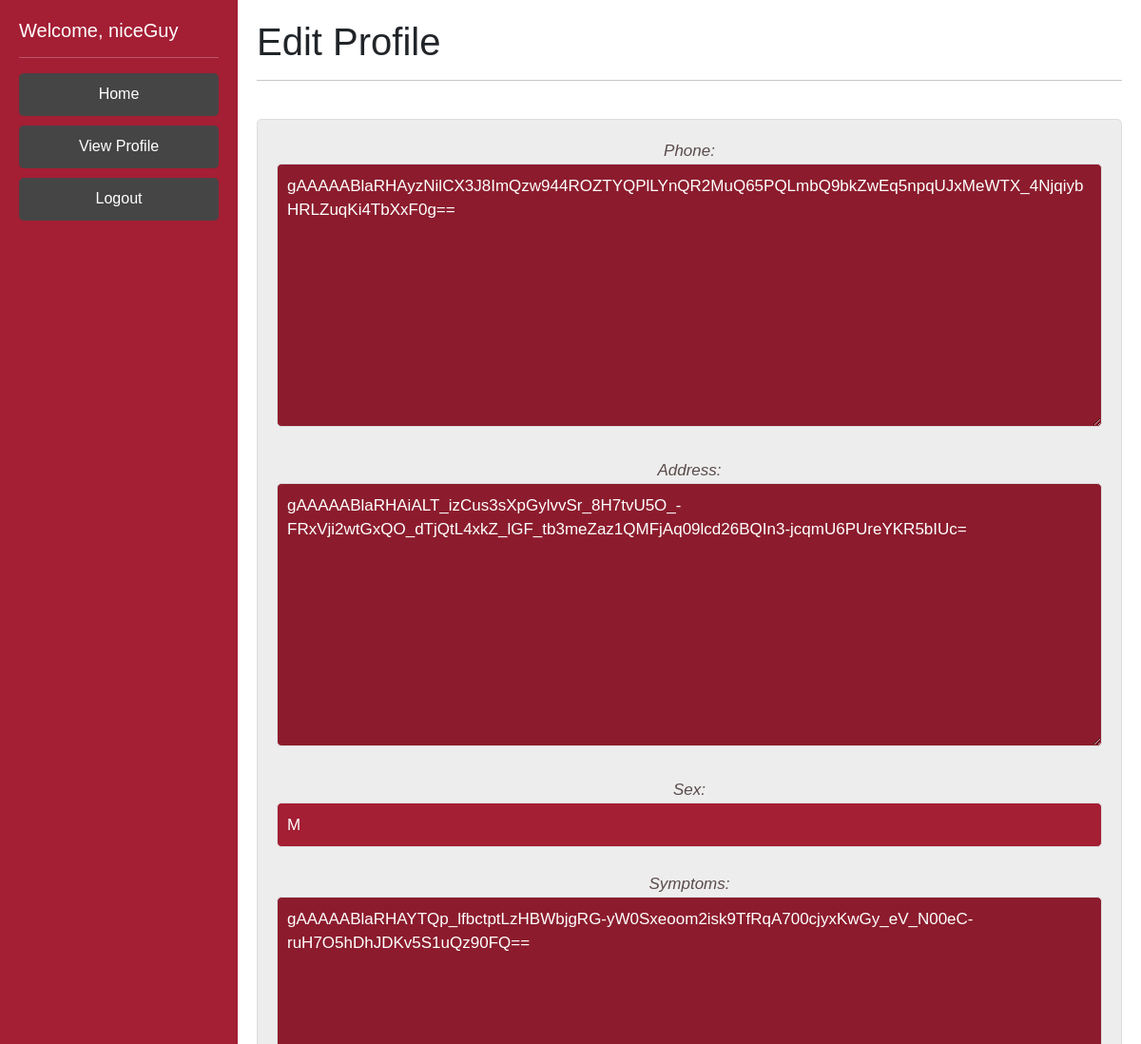
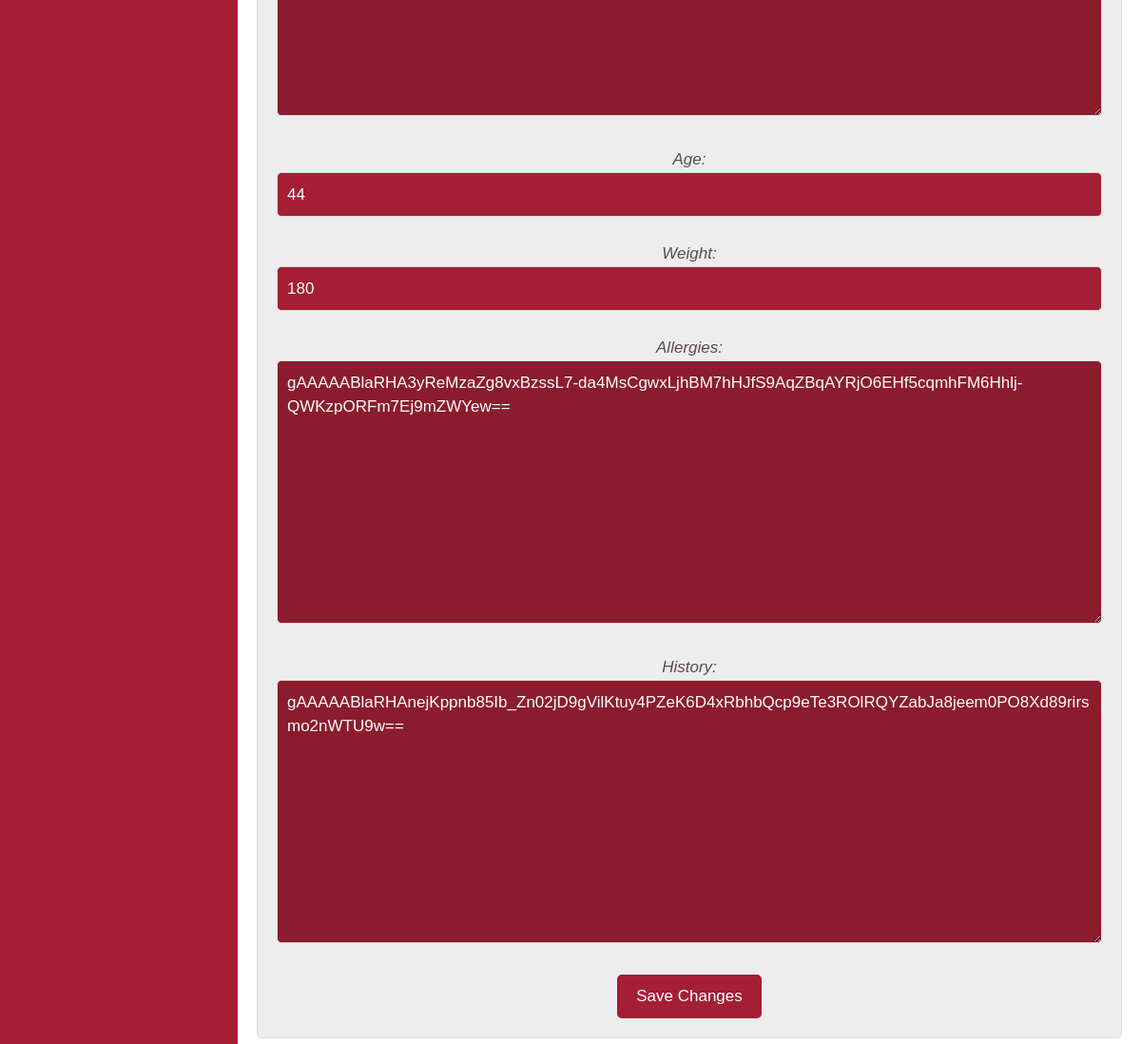
The app's page /editProfilePatient (signed in), older data (2 pictures, top to bottom).
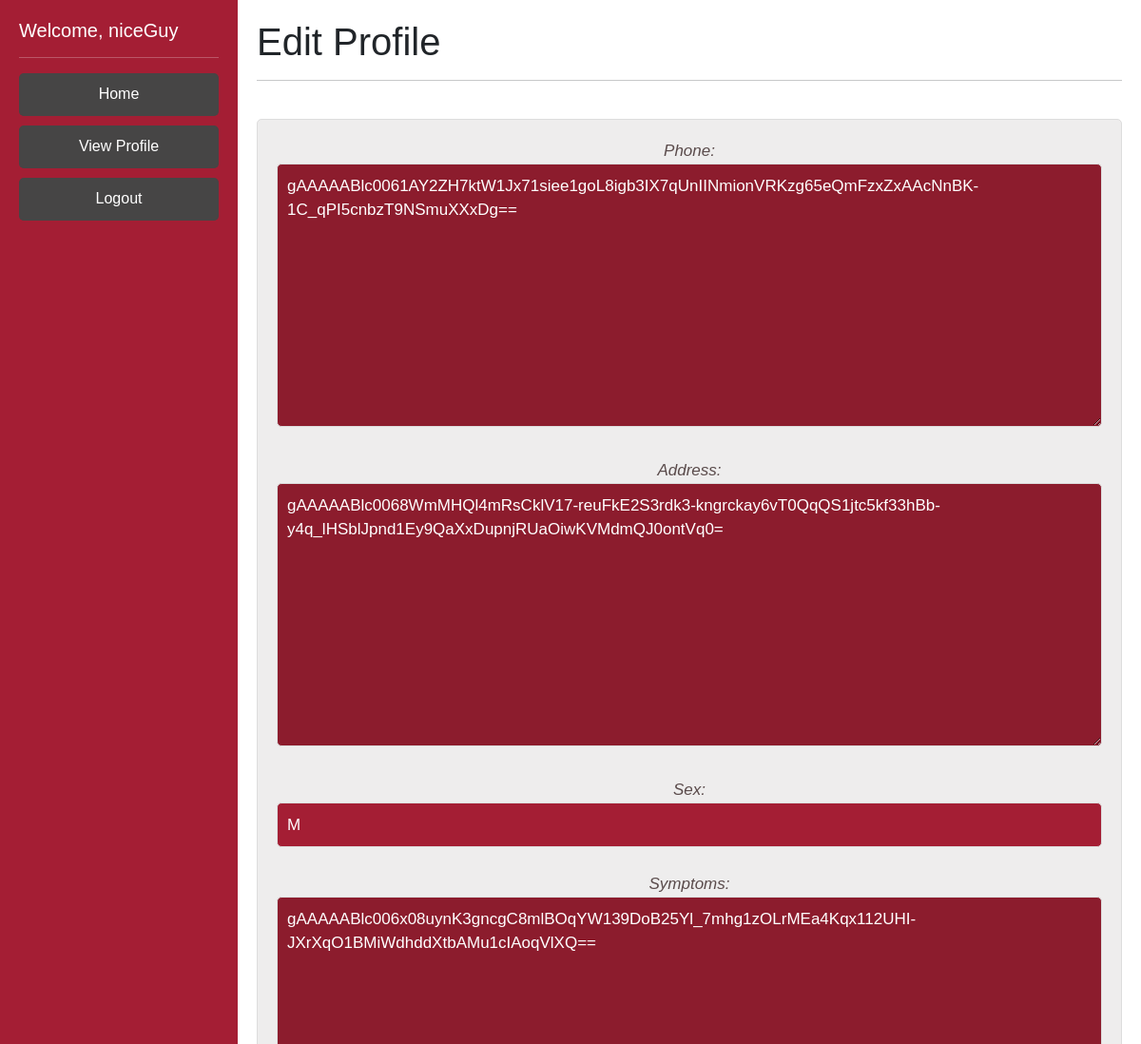
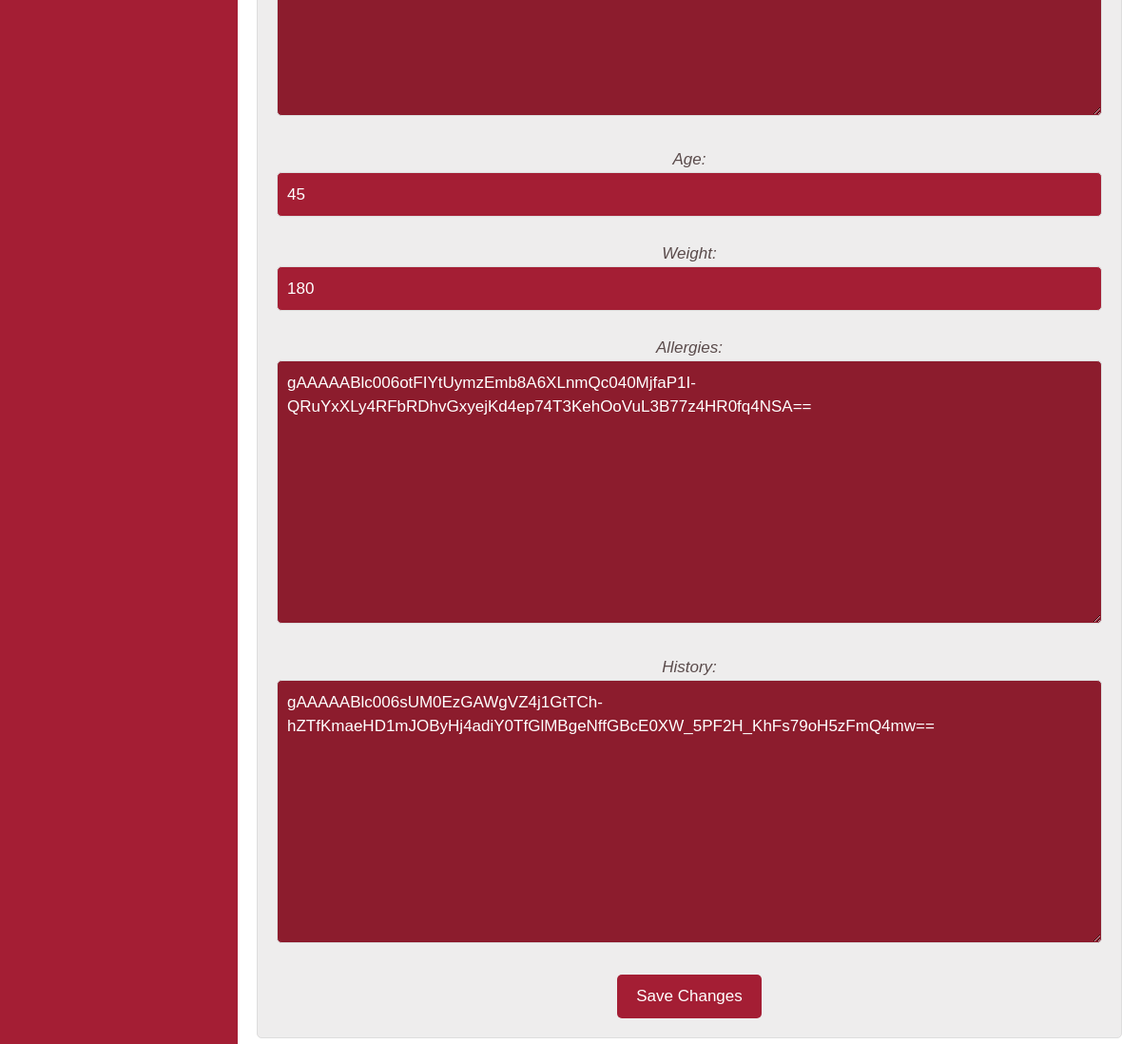
The same page, newer data (2 pictures, top to bottom).
### DoctorPortal/models.py (models this page shows, shortened)
class Patient(AbstractBaseUser):
    phone = EncryptedIntegerField() # 1 (999)-999-9999 11 long
    ssn = EncryptedCharField(unique=True, max_length=9) #ssn should be unique
    address = EncryptedCharField(max_length=200, default= '')
    username = models.CharField(max_length=100, default = '', unique=True)
    password = EncryptedCharField(max_length=25, default='')
    createdAt = EncryptedDateTimeField(auto_now_add=True) # time the patient was created
    lastUpdated = EncryptedDateTimeField(auto_now=True) # time the patient info was last edited
    fname = models.CharField(max_length=50)
    lname = EncryptedCharField(max_length=50)
    sex = models.CharField(max_length=1) # M or F
    symptoms = EncryptedTextField(default='na') #large body of text
    age = models.PositiveIntegerField(validators=[MaxValueValidator(130), MinValueValidator(0)], default=None) # 0 - 130 yrs old
    weight = models.PositiveIntegerField(validators=[MinValueValidator(1), MaxValueValidator(2000)], default=None) # 1-2000lbs
    allergies = EncryptedTextField(default='na') # known allergies
    history = EncryptedTextField(default='na') # the medical history
    otp_verification_secret = models.CharField(max_length=50, default='')
    is_patient = models.BooleanField('patientStatus', default=True)
    is_doctor = models.BooleanField('doctorStatus', default=False)
    objects = PatientManager()
    USERNAME_FIELD = 'username'
    REQUIRED_FIELDS = []

### PatientPortal/views.py (the view)
# urls.py: path('editProfilePatient', views.editProfilePatient, name='editProfilePatient'),
def editProfilePatient(request):
    current_user = request.user
    chosenProfile1 = Patient.objects.filter(username=current_user.username)
    chosenProfile = chosenProfile1[0]
    if (request.method == 'POST'):
        form = EditProfileFormPatient(user=current_user, data=request.POST, instance=chosenProfile)
        if form.is_valid() is True:
            chosenProfile.history = form.cleaned_data['history']
            chosenProfile.symptoms = form.cleaned_data['symptoms']
            chosenProfile.allergies = form.cleaned_data['allergies']
            chosenProfile.age = form.cleaned_data['age']
            chosenProfile.weight = form.cleaned_data['weight']
            chosenProfile.save()
            logger.info(f"Patient {current_user} edited their profile Date/Time: {current_datetime}")
            return redirect(viewProfile)
    else:
        form = EditProfileFormPatient(user=current_user, instance=chosenProfile)
    return render(request, 'editProfile_patient.html', context = {'user': current_user, 'profile': chosenProfile, 'form': form})

### PatientPortal/forms.py
class EditProfileFormPatient(forms.ModelForm):
    def __init__(self, user, *args, **kwargs):
        self.user = user
        super(EditProfileFormPatient, self).__init__(*args, **kwargs)
    class Meta:
        model = Patient
        exclude = ('createdAt', 'lastUpdated', 'last_login', 'password', 'username', 'fname', 'lname', 'is_patient', 'is_doctor', 'ssn', 'otp_verification_secret',)

### DoctorPortal/templates/editProfile_patient.html (shortened to what this page needs)
{% extends 'base_patient.html' %}
{% block content %}
<div class="jumbotron">
  <h1 class="display-7">Edit Profile</h1>
  <hr class="my-3">
</div>
<br>
    <form method="post" class="myformy">
        {{ form.as_p }}
        <button type="submit">Save Changes</button>
      </form>
{% endblock content %}

### DoctorPortal/templates/base_patient.html (shortened to what this page needs)
{% load static %}
<!doctype html>
<html lang="en">
  <head>
		<link href="https://cdn.jsdelivr.net/npm/bootstrap@5.3.0-alpha1/dist/css/bootstrap.min.css" rel="stylesheet">
		<link rel="stylesheet" type="text/css" href="{% static 'styles.css' %}">
	</head>
  <body>
    <div class="sidebar">
      <h5>Welcome, {{ user.get_username }}</h5>
      <hr class="my-3">
			<ul>
				<li><a class="btn btn-danger" style="margin-bottom: 10px;" href="/patientHome">Home</a></li>
				<li><a class="btn btn-danger" style="margin-bottom: 10px;" href="/viewProfile">View Profile</a></li>
				<li><a class="btn btn-danger" href="/logoutPatient">Logout</a></li>
			</ul>
    </div>
    <div class="content">
      {% block content %}{% endblock content %}
    </div>
  </body>
</html>

Row changes from the older to the newer data that the page shows:
changed Patient "niceGuy": phone "gAAAAABlaRHAyzNilCX3J8ImQzw944ROZTYQPlLYnQR2MuQ65PQLmbQ9bkZwEq5npqUJxMeWTX_4NjqiybHRLZuqKi4TbXxF0g==" → "gAAAAABlc0061AY2ZH7ktW1Jx71siee1goL8igb3IX7qUnIINmionVRKzg65eQmFzxZxAAcNnBK-1C_qPI5cnbzT9NSmuXXxDg=="; address "gAAAAABlaRHAiALT_izCus3sXpGylvvSr_8H7tvU5O_-FRxVji2wtGxQO_dTjQtL4xkZ_lGF_tb3meZaz1QMFjAq09lcd26BQIn3-jcqmU6PUreYKR5bIUc=" → "gAAAAABlc0068WmMHQl4mRsCklV17-reuFkE2S3rdk3-kngrckay6vT0QqQS1jtc5kf33hBb-y4q_lHSblJpnd1Ey9QaXxDupnjRUaOiwKVMdmQJ0ontVq0="; symptoms "gAAAAABlaRHAYTQp_lfbctptLzHBWbjgRG-yW0Sxeoom2isk9TfRqA700cjyxKwGy_eV_N00eC-ruH7O5hDhJDKv5S1uQz90FQ==" → "gAAAAABlc006x08uynK3gncgC8mlBOqYW139DoB25Yl_7mhg1zOLrMEa4Kqx112UHI-JXrXqO1BMiWdhddXtbAMu1cIAoqVlXQ=="; age "44" → "45"; allergies "gAAAAABlaRHA3yReMzaZg8vxBzssL7-da4MsCgwxLjhBM7hHJfS9AqZBqAYRjO6EHf5cqmhFM6Hhlj-QWKzpORFm7Ej9mZWYew==" → "gAAAAABlc006otFIYtUymzEmb8A6XLnmQc040MjfaP1I-QRuYxXLy4RFbRDhvGxyejKd4ep74T3KehOoVuL3B77z4HR0fq4NSA=="; history "gAAAAABlaRHAnejKppnb85Ib_Zn02jD9gVilKtuy4PZeK6D4xRbhbQcp9eTe3ROlRQYZabJa8jeem0PO8Xd89rirsmo2nWTU9w==" → "gAAAAABlc006sUM0EzGAWgVZ4j1GtTCh-hZTfKmaeHD1mJOByHj4adiY0TfGlMBgeNffGBcE0XW_5PF2H_KhFs79oH5zFmQ4mw=="
